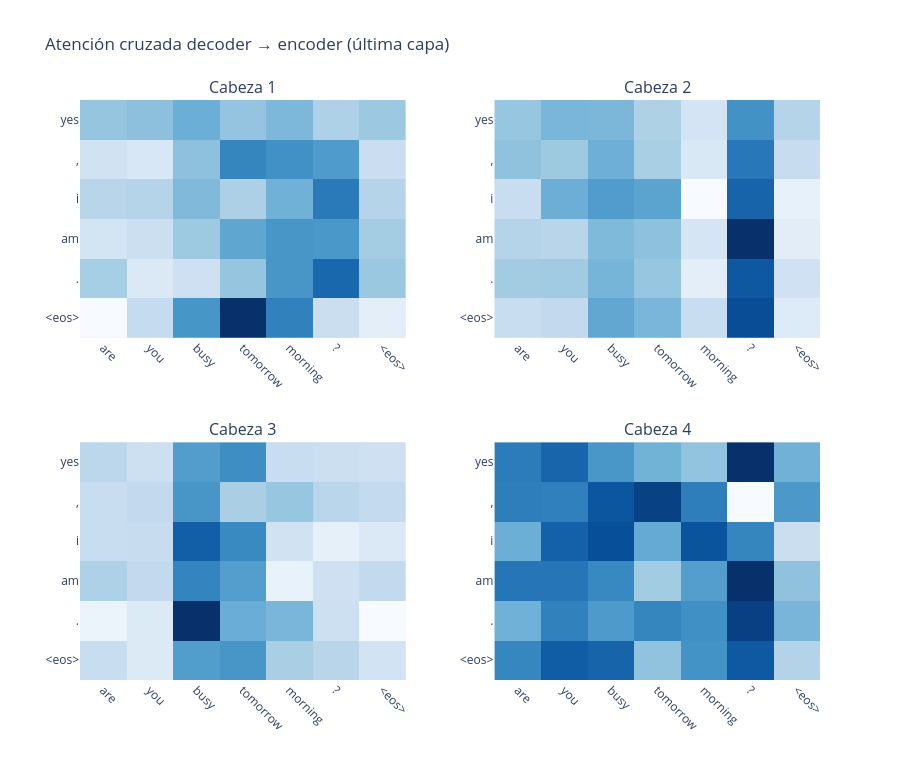

This figure's notebook cell:
### Code cell
# ============================================================
# Atención cruzada: ejemplo 2
# ============================================================
src, _, trg = test_list[EJEMPLOS_ATENCION[1]]
respuesta, atencion = generar_con_atencion(modelo_final, src)
print("entrada  :", " ".join(src))
print("real     :", " ".join(trg[1:-1]))
print("generada :", " ".join(respuesta))
mostrar_atencion(src, respuesta, atencion, "Atención cruzada decoder → encoder (última capa)").show()

### Figure 1 — Plotly figure (JSON) as saved in the notebook; plotly's stock layout.template omitted (floating-point values rounded to 4 significant figures)
{"data": [{"colorscale": [[0, "rgb(247,251,255)"], [0.125, "rgb(222,235,247)"], [0.25, "rgb(198,219,239)"], [0.375, "rgb(158,202,225)"], [0.5, "rgb(107,174,214)"], [0.625, "rgb(66,146,198)"], [0.75, "rgb(33,113,181)"], [0.875, "rgb(8,81,156)"], [1, "rgb(8,48,107)"]], "hovertemplate": "generado %{y}<br>entrada %{x}<br>peso %{z:.3f}<extra></extra>", "showscale": false, "z": [[0.1428, 0.1429, 0.1432, 0.1428, 0.1431, 0.1425, 0.1427], [0.1419, 0.1418, 0.1429, 0.144, 0.1438, 0.1436, 0.1421], [0.1423, 0.1424, 0.143, 0.1425, 0.1432, 0.1442, 0.1424], [0.1419, 0.142, 0.1427, 0.1434, 0.1437, 0.1437, 0.1426], [0.1426, 0.1417, 0.142, 0.1428, 0.1437, 0.1445, 0.1427], [0.1411, 0.1422, 0.1437, 0.1454, 0.144, 0.1421, 0.1415]], "type": "heatmap", "xaxis": "x", "yaxis": "y"}, {"colorscale": [[0, "rgb(247,251,255)"], [0.125, "rgb(222,235,247)"], [0.25, "rgb(198,219,239)"], [0.375, "rgb(158,202,225)"], [0.5, "rgb(107,174,214)"], [0.625, "rgb(66,146,198)"], [0.75, "rgb(33,113,181)"], [0.875, "rgb(8,81,156)"], [1, "rgb(8,48,107)"]], "hovertemplate": "generado %{y}<br>entrada %{x}<br>peso %{z:.3f}<extra></extra>", "showscale": false, "z": [[0.1429, 0.1433, 0.1432, 0.1425, 0.1417, 0.1441, 0.1424], [0.143, 0.1428, 0.1434, 0.1426, 0.1415, 0.1447, 0.142], [0.142, 0.1434, 0.1439, 0.1437, 0.1407, 0.1451, 0.1411], [0.1424, 0.1423, 0.1432, 0.143, 0.1416, 0.1462, 0.1413], [0.1427, 0.1427, 0.1433, 0.1429, 0.1412, 0.1454, 0.1418], [0.142, 0.1421, 0.1436, 0.1433, 0.142, 0.1456, 0.1414]], "type": "heatmap", "xaxis": "x2", "yaxis": "y2"}, {"colorscale": [[0, "rgb(247,251,255)"], [0.125, "rgb(222,235,247)"], [0.25, "rgb(198,219,239)"], [0.375, "rgb(158,202,225)"], [0.5, "rgb(107,174,214)"], [0.625, "rgb(66,146,198)"], [0.75, "rgb(33,113,181)"], [0.875, "rgb(8,81,156)"], [1, "rgb(8,48,107)"]], "hovertemplate": "generado %{y}<br>entrada %{x}<br>peso %{z:.3f}<extra></extra>", "showscale": false, "z": [[0.1426, 0.1422, 0.1441, 0.1444, 0.1423, 0.1422, 0.1422], [0.1423, 0.1424, 0.1443, 0.1428, 0.1431, 0.1426, 0.1424], [0.1423, 0.1423, 0.1454, 0.1445, 0.1421, 0.1415, 0.1418], [0.1428, 0.1424, 0.1447, 0.1441, 0.1414, 0.1422, 0.1424], [0.1414, 0.1418, 0.1464, 0.1437, 0.1435, 0.1422, 0.1411], [0.1423, 0.1418, 0.1441, 0.1443, 0.1429, 0.1426, 0.1421]], "type": "heatmap", "xaxis": "x3", "yaxis": "y3"}, {"colorscale": [[0, "rgb(247,251,255)"], [0.125, "rgb(222,235,247)"], [0.25, "rgb(198,219,239)"], [0.375, "rgb(158,202,225)"], [0.5, "rgb(107,174,214)"], [0.625, "rgb(66,146,198)"], [0.75, "rgb(33,113,181)"], [0.875, "rgb(8,81,156)"], [1, "rgb(8,48,107)"]], "hovertemplate": "generado %{y}<br>entrada %{x}<br>peso %{z:.3f}<extra></extra>", "showscale": false, "z": [[0.1431, 0.1434, 0.1427, 0.1424, 0.1421, 0.144, 0.1424], [0.1431, 0.143, 0.1436, 0.1438, 0.143, 0.1408, 0.1427], [0.1424, 0.1434, 0.1436, 0.1425, 0.1436, 0.143, 0.1415], [0.1432, 0.1432, 0.1429, 0.142, 0.1426, 0.144, 0.1421], [0.1424, 0.143, 0.1427, 0.143, 0.1428, 0.1438, 0.1423], [0.143, 0.1435, 0.1434, 0.1421, 0.1428, 0.1435, 0.1418]], "type": "heatmap", "xaxis": "x4", "yaxis": "y4"}], "layout": {"xaxis": {"anchor": "y", "domain": [0, 0.44], "tickvals": [0, 1, 2, 3, 4, 5, 6], "ticktext": ["are", "you", "busy", "tomorrow", "morning", "?", "<eos>"], "tickangle": 45}, "yaxis": {"anchor": "x", "domain": [0.59, 1], "tickvals": [0, 1, 2, 3, 4, 5], "ticktext": ["yes", ",", "i", "am", ".", "<eos>"], "autorange": "reversed"}, "xaxis2": {"anchor": "y2", "domain": [0.56, 1], "tickvals": [0, 1, 2, 3, 4, 5, 6], "ticktext": ["are", "you", "busy", "tomorrow", "morning", "?", "<eos>"], "tickangle": 45}, "yaxis2": {"anchor": "x2", "domain": [0.59, 1], "tickvals": [0, 1, 2, 3, 4, 5], "ticktext": ["yes", ",", "i", "am", ".", "<eos>"], "autorange": "reversed"}, "xaxis3": {"anchor": "y3", "domain": [0, 0.44], "tickvals": [0, 1, 2, 3, 4, 5, 6], "ticktext": ["are", "you", "busy", "tomorrow", "morning", "?", "<eos>"], "tickangle": 45}, "yaxis3": {"anchor": "x3", "domain": [0, 0.41], "tickvals": [0, 1, 2, 3, 4, 5], "ticktext": ["yes", ",", "i", "am", ".", "<eos>"], "autorange": "reversed"}, "xaxis4": {"anchor": "y4", "domain": [0.56, 1], "tickvals": [0, 1, 2, 3, 4, 5, 6], "ticktext": ["are", "you", "busy", "tomorrow", "morning", "?", "<eos>"], "tickangle": 45}, "yaxis4": {"anchor": "x4", "domain": [0, 0.41], "tickvals": [0, 1, 2, 3, 4, 5], "ticktext": ["yes", ",", "i", "am", ".", "<eos>"], "autorange": "reversed"}, "annotations": [{"font": {"size": 16}, "showarrow": false, "text": "Cabeza 1", "x": 0.22, "xanchor": "center", "xref": "paper", "y": 1, "yanchor": "bottom", "yref": "paper"}, {"font": {"size": 16}, "showarrow": false, "text": "Cabeza 2", "x": 0.78, "xanchor": "center", "xref": "paper", "y": 1, "yanchor": "bottom", "yref": "paper"}, {"font": {"size": 16}, "showarrow": false, "text": "Cabeza 3", "x": 0.22, "xanchor": "center", "xref": "paper", "y": 0.41, "yanchor": "bottom", "yref": "paper"}, {"font": {"size": 16}, "showarrow": false, "text": "Cabeza 4", "x": 0.78, "xanchor": "center", "xref": "paper", "y": 0.41, "yanchor": "bottom", "yref": "paper"}], "title": {"text": "Atención cruzada decoder → encoder (última capa)"}, "height": 760}}
